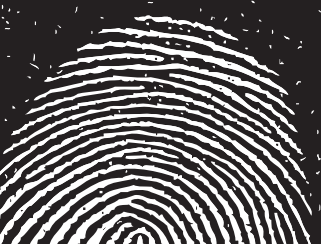
#> input picture TrabMorph/in.png, 321 x 244 px
$ jupyter execute tests.ipynb
#> lines starting #> are read from the running program, lines starting #| are printed output that depends on the picture; after the words box and inside, x2 and y2 are one past the last pixel; in counts of white or black regions, pixels touching at a corner belong together
[cell 1]
import numpy as np

def morph_filter(mode:str, img:np.ndarray, kernel:np.ndarray, pad_val:float = 0):
    if mode == "open":
        result = morph_filter('erode', img, kernel, pad_val)
        return morph_filter('dilate', result, kernel, pad_val)
    elif mode == "close":
        result = morph_filter('dilate', img, kernel, pad_val)
        return morph_filter('erode', img, kernel, pad_val)

    off = kernel.shape[0] // 2
    padded = np.pad(img, (off, off), 'constant', constant_values=pad_val)
    h, w = padded.shape
    copy = img.copy()


    # for row in range(kernel.shape[0] // 2, h - kernel.shape[0] // 2):
    #     for col in range(kernel.shape[0] // 2, w - kernel.shape[0] // 2):
    #         slice = padded[row - kernel.shape[0] // 2 : row + kernel.shape[0] // 2 + 1, col - kernel.shape[0] // 2 : col + kernel.shape[0] // 2 + 1].flatten()
    for row in range(off, h - off):
        for col in range(off, w - off):
            slice = padded[row - off : row + off + 1, col - off : col + off + 1]
            pixels = []
            for i in range(0, len(slice)):
                for j in range(0, len(slice)):
                    if kernel[i][j] != 0: pixels.append(slice[i][j])

            count = 0
            count = len(pixels) - pixels.count(0)


            if mode == 'erode':
                n = len(pixels)
                validation = count >= n
            if mode == 'dilate':
                validation = count > 0

            if validation:
                copy[row - off][col - off] = 255
            else:
                copy[row - off][col - off] = 0

    return copy


def threshold(img, val):
    out = img.copy()
    for i in range(0, len(img)):
        for j in range(0, len(img[i])):
            out[i][j] = 0xff if img[i][j] >= val else 0x00
    return out

[cell 2]
import cv2 as cv2
import numpy as np

kernel = np.array(
    [[1,1,1],
    [1,1,1],
    [1,1,1]],
    dtype=np.uint8
);

img = cv2.imread('in.png', cv2.IMREAD_GRAYSCALE)
#> img: shape (244, 321); min 33, max 255, mean 98.2
# img = img[ :, :, 0]
# Necessário Limializar primeiro
out = threshold(img, 70)
#> after the loop in threshold, `for i in range(0, len(img)):`:
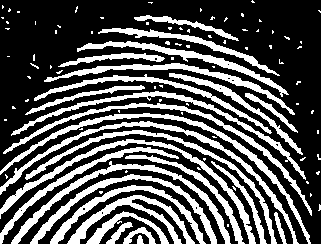
#> out: shape (244, 321); 33.6% white; 101 white regions (74 under 20 px), largest, box (x1, y1, x2, y2) and area: (0, 113, 311, 244) 1758, (0, 121, 299, 244) 1706, (0, 139, 256, 244) 1688
print(out.sum())
#| 6709560

out = morph_filter('erode', out, kernel)
#> in morph_filter, `padded = np.pad(img, (off, off), 'constant', constant_values=pad_val)`:
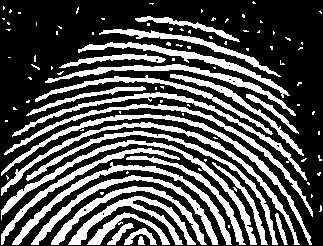
#> padded: shape (246, 323); 33.1% white; 101 white regions (74 under 20 px), largest, box (x1, y1, x2, y2) and area: (1, 114, 312, 245) 1758, (1, 122, 300, 245) 1706, (1, 140, 257, 245) 1688
#> after the loop in morph_filter, `for row in range(off, h - off):`:
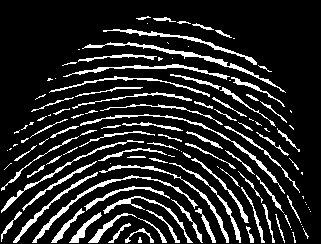
#> copy: shape (244, 321); 15.1% white in thin lines or dots, all inside (x1, y1, x2, y2) = (1, 16, 311, 243)
print(out.sum())
#| 3016650

cv2.imwrite('out.1.png', out.astype(np.uint8))
#> Out = True
